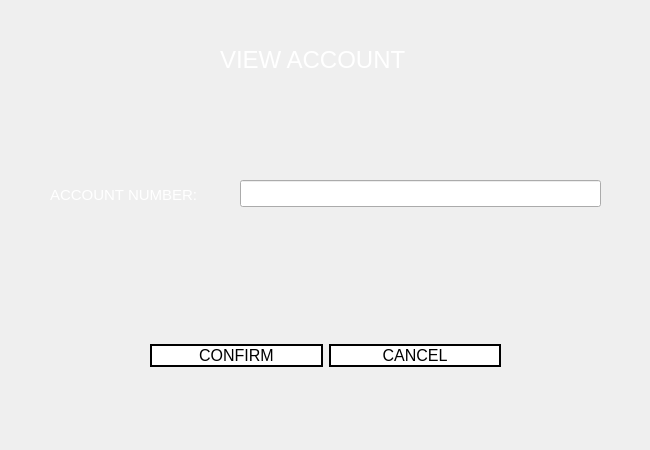
<?xml version="1.0" encoding="UTF-8"?>
<ui version="4.0">
 <class>admin_view</class>
 <widget class="QWidget" name="admin_view">
  <property name="geometry">
   <rect>
    <x>0</x>
    <y>0</y>
    <width>650</width>
    <height>450</height>
   </rect>
  </property>
  <property name="minimumSize">
   <size>
    <width>650</width>
    <height>450</height>
   </size>
  </property>
  <property name="maximumSize">
   <size>
    <width>650</width>
    <height>450</height>
   </size>
  </property>
  <property name="windowTitle">
   <string>View Account</string>
  </property>
  <property name="windowIcon">
   <iconset>
    <normaloff>icon.png</normaloff>icon.png</iconset>
  </property>
  <property name="styleSheet">
   <string notr="true">QWidget#admin_view{
border-image: url(./gradient.png);
}

QPushButton{
background: transparent;
background-color: white;
border: 2px solid black;
}

QPushButton:hover{
background-color: rgb(30, 30, 30);
color: white;
}

QPushButton:pressed
{
font: bold;
}
</string>
  </property>
  <widget class="QLabel" name="label">
   <property name="geometry">
    <rect>
     <x>220</x>
     <y>30</y>
     <width>251</width>
     <height>61</height>
    </rect>
   </property>
   <property name="font">
    <font>
     <pointsize>18</pointsize>
     <weight>50</weight>
     <bold>false</bold>
    </font>
   </property>
   <property name="text">
    <string>&lt;html&gt;&lt;head/&gt;&lt;body&gt;&lt;p&gt;&lt;span style=&quot; color:#ffffff;&quot;&gt;VIEW ACCOUNT&lt;/span&gt;&lt;/p&gt;&lt;/body&gt;&lt;/html&gt;</string>
   </property>
  </widget>
  <widget class="QWidget" name="horizontalLayoutWidget">
   <property name="geometry">
    <rect>
     <x>150</x>
     <y>310</y>
     <width>351</width>
     <height>91</height>
    </rect>
   </property>
   <layout class="QHBoxLayout" name="horizontalLayout">
    <item>
     <widget class="QPushButton" name="sys_confirm">
      <property name="font">
       <font>
        <pointsize>12</pointsize>
       </font>
      </property>
      <property name="cursor">
       <cursorShape>PointingHandCursor</cursorShape>
      </property>
      <property name="text">
       <string>CONFIRM</string>
      </property>
     </widget>
    </item>
    <item>
     <widget class="QPushButton" name="sys_cancel">
      <property name="font">
       <font>
        <pointsize>12</pointsize>
       </font>
      </property>
      <property name="cursor">
       <cursorShape>PointingHandCursor</cursorShape>
      </property>
      <property name="text">
       <string>CANCEL</string>
      </property>
     </widget>
    </item>
   </layout>
  </widget>
  <widget class="QLabel" name="label_4">
   <property name="geometry">
    <rect>
     <x>50</x>
     <y>180</y>
     <width>163</width>
     <height>31</height>
    </rect>
   </property>
   <property name="font">
    <font>
     <pointsize>11</pointsize>
    </font>
   </property>
   <property name="text">
    <string>&lt;html&gt;&lt;head/&gt;&lt;body&gt;&lt;p&gt;&lt;span style=&quot; color:#ffffff;&quot;&gt;ACCOUNT NUMBER:&lt;/span&gt;&lt;/p&gt;&lt;/body&gt;&lt;/html&gt;</string>
   </property>
  </widget>
  <widget class="QLineEdit" name="sys_an">
   <property name="geometry">
    <rect>
     <x>240</x>
     <y>180</y>
     <width>361</width>
     <height>27</height>
    </rect>
   </property>
   <property name="font">
    <font>
     <pointsize>10</pointsize>
    </font>
   </property>
   <property name="text">
    <string/>
   </property>
   <property name="maxLength">
    <number>12</number>
   </property>
  </widget>
 </widget>
 <resources/>
 <connections/>
</ui>
